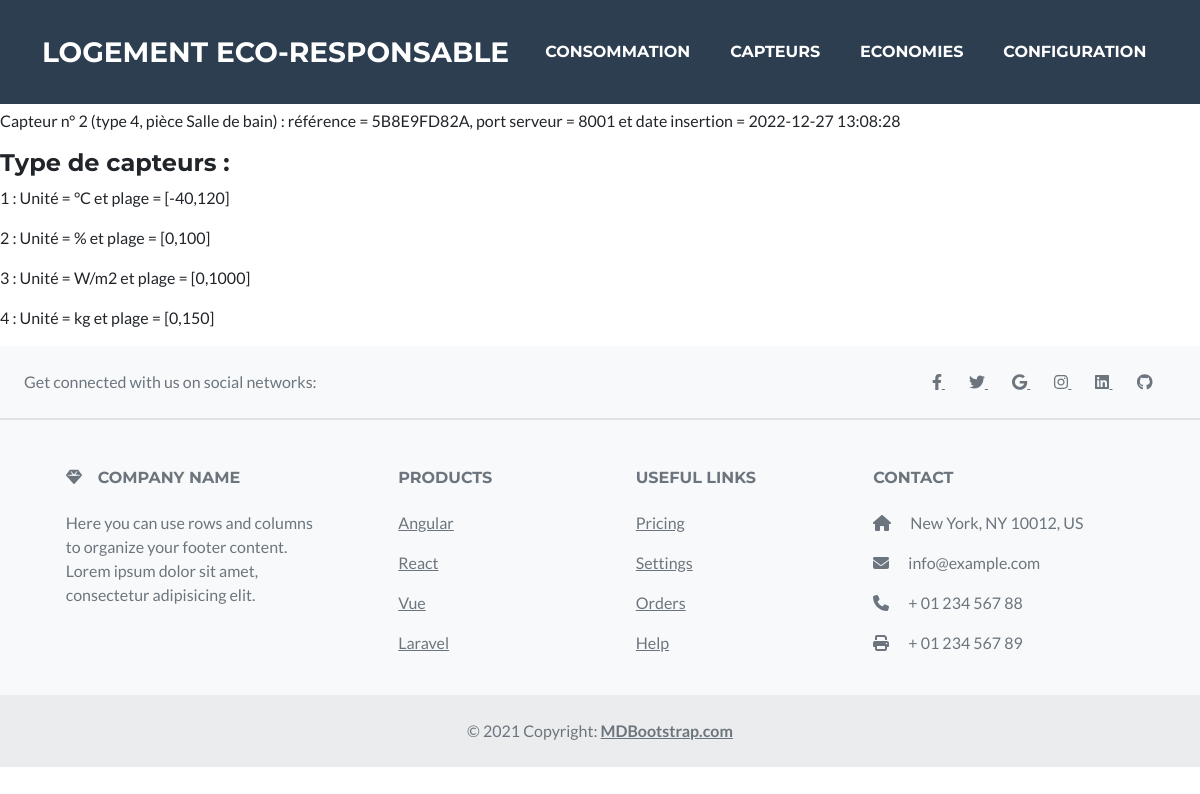
/website_php/capteurs.php, run on an earlier commit of the app's database.
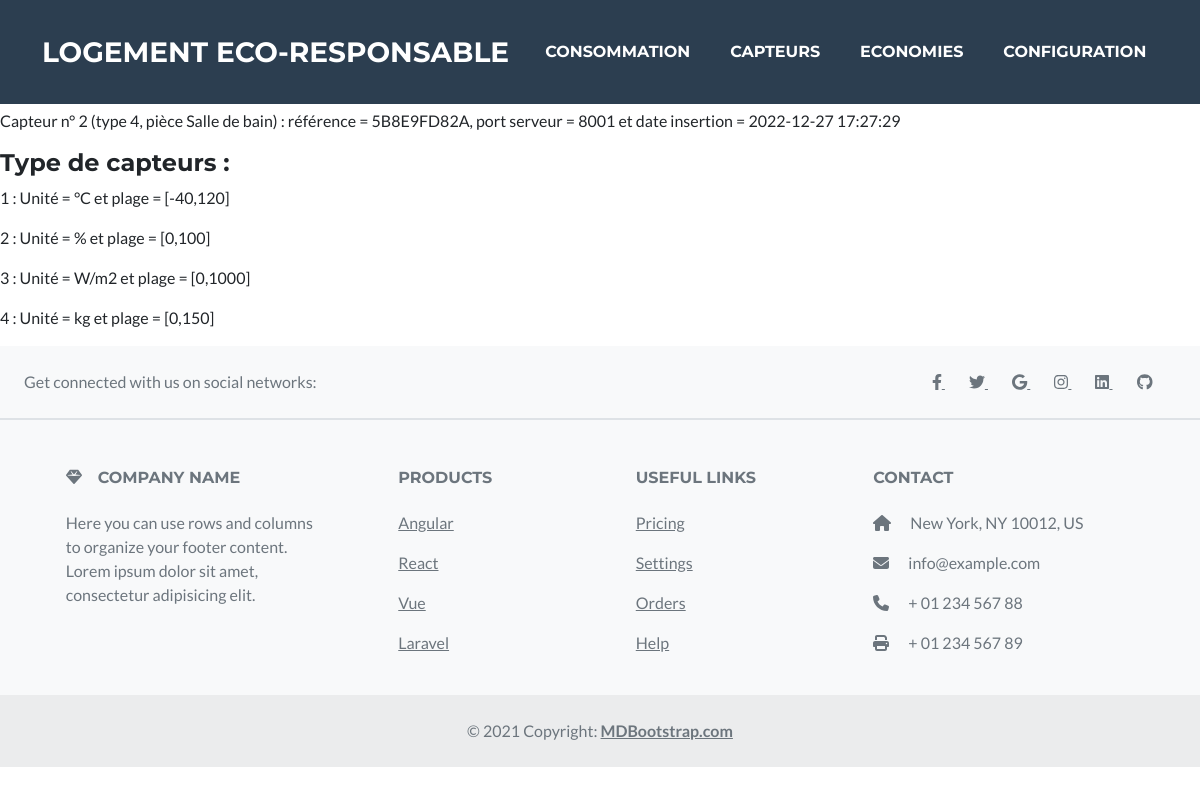
And on a later commit of the database.
### tables this page shows
CREATE TABLE Capteur (id INTEGER PRIMARY KEY AUTOINCREMENT, Ref_Commerciale TEXT NOT NULL, Port_Serveur INT NOT NULL, Date_Insertion TIMESTAMP DEFAULT CURRENT_TIMESTAMP, 
	Id_Type INTEGER NOT NULL, FOREIGN KEY (Id_Type) REFERENCES Type_Capteur(id));

CREATE TABLE Piece (id  INTEGER PRIMARY KEY AUTOINCREMENT, Nom TEXT NOT NULL, Coord_x REAL, Coord_y REAL, Coord_z REAL);

CREATE TABLE Type_Capteur (id INTEGER PRIMARY KEY AUTOINCREMENT, Unite TEXT NOT NULL, Plage_Debut REAL, Plage_Fin REAL);

### website_php/capteurs.php (the view, shortened to what this page needs)
<!DOCTYPE html>
<html lang="en">
<head>
  <?php include('includes/header.php'); ?>
</head>
<body class="fixed-sn mdb-skin-custom">
  <?php include('includes/navigation.php'); ?>
<main class="">
<section id="capteurs">
<h4>Vous trouverez ici toutes les informations concernant les capteurs </h4>
<?php
$db = new SQLite3('../logement.db');
$stm = $db->prepare('SELECT * FROM Capteur');
$res = $stm->execute();
while ($row = $res->fetchArray()): ?>
  <?php
  $stm_Piece_Capteur = $db->prepare('SELECT id_piece FROM Piece_Possede_Capteur WHERE id_capteur = ?');
  $stm_Piece_Capteur->bindValue(1,$row[0],SQLITE3_INTEGER);
  $res_Piece_Capteur = $stm_Piece_Capteur->execute();
  $row_Piece_Capteur = $res_Piece_Capteur->fetchArray();
  $stm_Piece = $db->prepare('SELECT Nom FROM Piece WHERE id = ?');
  $stm_Piece->bindValue(1,$row_Piece_Capteur[0]);
  $res_Piece = $stm_Piece->execute();
  $row_Piece = $res_Piece->fetchArray();
  ?>
  <p> <?php echo "Capteur n° {$row[0]} (type {$row[4]}, pièce $row_Piece[0]) : référence = {$row[1]}, port serveur = {$row[2]} et date insertion = {$row[3]}\n"; ?> </p>
<?php endwhile; ?>
<h4>Type de capteurs : </h4>
<?php
$stm = $db->prepare('SELECT * FROM Type_Capteur');
$res = $stm->execute();
while ($row = $res->fetchArray()): ?>
  <p> <?php echo "$row[0] : Unité = $row[1] et plage = [$row[2],$row[3]]"; ?> </p>
<?php endwhile; ?>
</section>
</main>
<?php include('includes/footer_style.php'); ?>
</body>
</html>

### website_php/includes/header.php (shortened to what this page needs)
<link href="css/styles.css" rel="stylesheet" />
<link rel="stylesheet" href="https://cdnjs.cloudflare.com/ajax/libs/font-awesome/5.15.3/css/all.min.css">
<link rel="stylesheet" href="https://mdbcdn.b-cdn.net/wp-content/themes/mdbootstrap4/docs-app/css/compiled-4.20.0.min.css">

### website_php/includes/navigation.php (shortened to what this page needs)
<nav class="navbar navbar-expand-lg bg-secondary text-uppercase fixed-top" id="mainNav">
    <div class="container">
        <a class="navbar-brand" href="index.php">Logement Eco-Responsable</a>
        <div class="collapse navbar-collapse" id="navbarResponsive">
            <ul class="navbar-nav ms-auto">
                <li class="nav-item mx-0 mx-lg-1"><a class="nav-link py-3 px-0 px-lg-3 rounded" href="consommation.php">Consommation</a></li>
                <li class="nav-item mx-0 mx-lg-1"><a class="nav-link py-3 px-0 px-lg-3 rounded" href="capteurs.php">Capteurs</a></li>
                <li class="nav-item mx-0 mx-lg-1"><a class="nav-link py-3 px-0 px-lg-3 rounded" href="economies.php">Economies</a></li>
                <li class="nav-item mx-0 mx-lg-1"><a class="nav-link py-3 px-0 px-lg-3 rounded" href="configuration.php">Configuration</a></li>
            </ul>
        </div>
    </div>
</nav>

### website_php/includes/footer_style.php (shortened to what this page needs)
<footer class="text-center text-lg-start bg-light text-muted">
  <section class="d-flex justify-content-center justify-content-lg-between p-4 border-bottom">
    <div class="me-5 d-none d-lg-block">
      <span>Get connected with us on social networks:</span>
    </div>
    <div>
      <a href="" class="me-4 text-reset">
        <i class="fab fa-facebook-f"></i>
      </a>
      <a href="" class="me-4 text-reset">
        <i class="fab fa-twitter"></i>
      </a>
      <a href="" class="me-4 text-reset">
        <i class="fab fa-google"></i>
      </a>
      <a href="" class="me-4 text-reset">
        <i class="fab fa-instagram"></i>
      </a>
      <a href="" class="me-4 text-reset">
        <i class="fab fa-linkedin"></i>
      </a>
      <a href="" class="me-4 text-reset">
        <i class="fab fa-github"></i>
      </a>
    </div>
  </section>
  <section class="">
    <div class="container text-center text-md-start mt-5">
      <div class="row mt-3">
        <div class="col-md-3 col-lg-4 col-xl-3 mx-auto mb-4">
          <h6 class="text-uppercase fw-bold mb-4">
            <i class="fas fa-gem me-3"></i>Company name
          </h6>
          <p>
            Here you can use rows and columns to organize your footer content. Lorem ipsum
            dolor sit amet, consectetur adipisicing elit.
          </p>
        </div>
        <div class="col-md-2 col-lg-2 col-xl-2 mx-auto mb-4">
          <h6 class="text-uppercase fw-bold mb-4">
            Products
          </h6>
          <p>
            <a href="#!" class="text-reset">Angular</a>
          </p>
          <p>
            <a href="#!" class="text-reset">React</a>
          </p>
          <p>
            <a href="#!" class="text-reset">Vue</a>
          </p>
          <p>
            <a href="#!" class="text-reset">Laravel</a>
          </p>
        </div>
        <div class="col-md-3 col-lg-2 col-xl-2 mx-auto mb-4">
          <h6 class="text-uppercase fw-bold mb-4">
            Useful links
          </h6>
          <p>
            <a href="#!" class="text-reset">Pricing</a>
          </p>
          <p>
            <a href="#!" class="text-reset">Settings</a>
          </p>
          <p>
            <a href="#!" class="text-reset">Orders</a>
          </p>
          <p>
            <a href="#!" class="text-reset">Help</a>
          </p>
        </div>
        <div class="col-md-4 col-lg-3 col-xl-3 mx-auto mb-md-0 mb-4">
          <h6 class="text-uppercase fw-bold mb-4">Contact</h6>
          <p><i class="fas fa-home me-3"></i> New York, NY 10012, US</p>
          <p>
            <i class="fas fa-envelope me-3"></i>
            info@example.com
          </p>
          <p><i class="fas fa-phone me-3"></i> + 01 234 567 88</p>
          <p><i class="fas fa-print me-3"></i> + 01 234 567 89</p>
        </div>
      </div>
    </div>
  </section>
  <div class="text-center p-4" style="background-color: rgba(0, 0, 0, 0.05);">
    © 2021 Copyright:
    <a class="text-reset fw-bold" href="https://mdbootstrap.com/">MDBootstrap.com</a>
  </div>
</footer>

What changed in the data, as far as the page shows it:
changed capteur "5B8E9FD82A": Date_Insertion "2022-12-27 13:08:28" → "2022-12-27 17:27:29"
